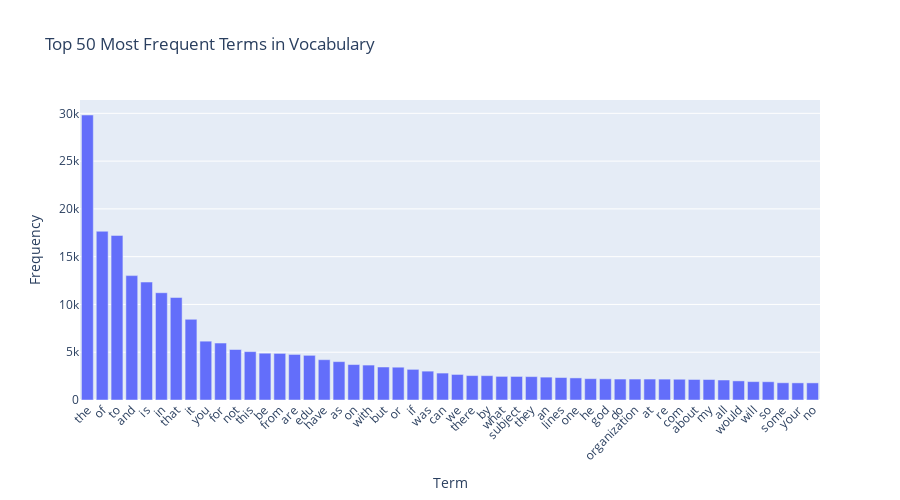

The notebook cell saved with this chart:
### Markdown cell above
### >>> **Exercise 13 (take home):** 
The chart above only contains 300 vocabulary in the documents, and it's already computationally intensive to both compute and visualize. Can you efficiently reduce the number of terms you want to visualize as an exercise.

### Code cell
# Answer here
import plotly.express as px
import numpy as np, pandas as pd


vocab_df = pd.DataFrame({
    'term': count_vect.get_feature_names_out(),
    'frequency': np.asarray(X_counts.sum(axis=0)).flatten()
})

fig = px.bar(vocab_df.sort_values(by='frequency', ascending=False).head(50), 
             x='term', y='frequency', 
             title='Top 50 Most Frequent Terms in Vocabulary')
fig.update_layout(xaxis_tickangle=-45,
                  xaxis_title='Term',
                  yaxis_title='Frequency',
                  width=900, height=500)
fig.show()

### Figure 1 — Plotly figure (JSON) as saved in the notebook; plotly's stock layout.template omitted (floating-point values rounded to 4 significant figures)
{"data": [{"hovertemplate": "term=%{x}<br>frequency=%{y}<extra></extra>", "legendgroup": "", "marker": {"color": "#636efa", "pattern": {"shape": ""}}, "name": "", "orientation": "v", "showlegend": false, "textposition": "auto", "type": "bar", "x": ["the", "of", "to", "and", "is", "in", "that", "it", "you", "for", "not", "this", "be", "from", "are", "edu", "have", "as", "on", "with", "but", "or", "if", "was", "can", "we", "there", "by", "what", "subject", "they", "an", "lines", "one", "he", "god", "do", "organization", "at", "re", "com", "about", "my", "all", "would", "will", "so", "some", "your", "no"], "xaxis": "x", "y": [29825, 17660, 17222, 13017, 12343, 11226, 10723, 8447, 6157, 5962, 5285, 5063, 4898, 4877, 4769, 4675, 4218, 4015, 3709, 3655, 3453, 3432, 3208, 3020, 2818, 2674, 2556, 2548, 2472, 2464, 2448, 2393, 2353, 2312, 2232, 2216, 2193, 2192, 2191, 2186, 2172, 2148, 2143, 2093, 2000, 1925, 1912, 1802, 1793, 1791], "yaxis": "y"}], "layout": {"barmode": "relative", "height": 500, "legend": {"tracegroupgap": 0}, "title": {"text": "Top 50 Most Frequent Terms in Vocabulary"}, "width": 900, "xaxis": {"anchor": "y", "domain": [0, 1], "tickangle": -45, "title": {"text": "Term"}}, "yaxis": {"anchor": "x", "domain": [0, 1], "title": {"text": "Frequency"}}}}
